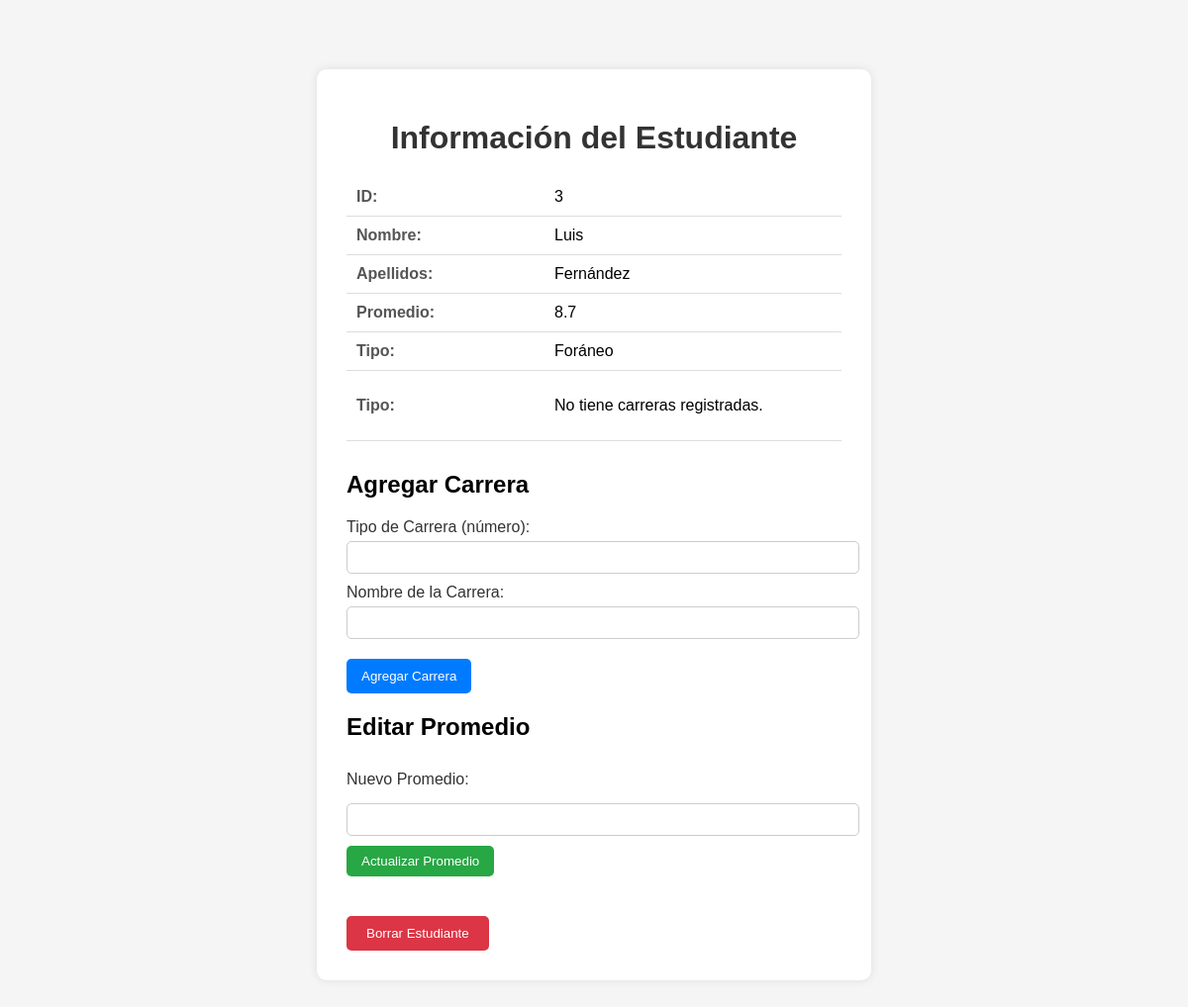
Page /myfirstapp/3/detalles/ on the committed database.
### myfirstapp/models.py (models this page shows, shortened)
class Estudiante(models.Model):
    nombre = models.CharField(max_length=200)
    apellidos = models.CharField(max_length=200)
    edad = models.IntegerField(default=0)
    promedio = models.FloatField(default=9.99)
    foraneo = models.BooleanField(default=False)

### myfirstapp/views.py (the view)
# urls.py: path("<int:estudiante_id>/detalles/", views.detalles,name="detalles"),
def detalles(request, estudiante_id):
    estudiante = get_object_or_404(Estudiante, pk=estudiante_id)
    carreras = estudiante.carrera_set.all()
    return render(request, "myfirstapp/detalles.html",
    {"estudiante": estudiante,"carreras": carreras} )

### myfirstapp/templates/myfirstapp/detalles.html (shortened to what this page needs)
<!DOCTYPE html>
<html>
  <head>
  </head>
  <body>
    <div class="container">
      <h1>Información del Estudiante</h1>
      {% if estudiante %}
        <table>
          <tr>
            <td class="label">ID:</td>
            <td>{{ estudiante.id }}</td>
          </tr>
          <tr>
            <td class="label">Nombre:</td>
            <td>{{ estudiante.nombre }}</td>
          </tr>
          <tr>
            <td class="label">Apellidos:</td>
            <td>{{ estudiante.apellidos }}</td>
          </tr>
          <tr>
            <td class="label">Promedio:</td>
            <td>{{ estudiante.promedio }}</td>
          </tr>
          <tr>
            <td class="label">Tipo:</td>
            <td>
              {% if estudiante.foraneo %}
                Foráneo
              {% else %}
                Local
              {% endif %}
            </td>
          </tr>
          <tr>
            <td class="label">Tipo:</td>
            <td>
              {% if carreras %}
                <ul>
                  {% for carrera in carreras %}
                    <li><strong>{{ carrera.nombre }}</strong> (Tipo: {{ carrera.tipo }})</li>
                  {% endfor %}
                </ul>
              {% else %}
                <p>No tiene carreras registradas.</p>
              {% endif %}
            </td>
          </tr>
        </table>
        <form action="" method="get" onsubmit="return redirectToCarrera(event)">
          <h2>Agregar Carrera</h2>
          <label>
            Tipo de Carrera (número):
            <input type="text" id="tipo" required>
          </label>
          <label>
            Nombre de la Carrera:
            <input type="text" id="nombre" required>
          </label>
          <input type="submit" value="Agregar Carrera">
        </form>
        <h2>Editar Promedio</h2>
        <form action="{% url 'myfirstapp:edita_estudiante' estudiante.id 'nuevo_promedio' %}" method="GET" onsubmit="this.action = this.action.replace('nuevo_promedio', this.promedio.value)">
          <label for="promedio">Nuevo Promedio:</label>
          <input type="text" name="promedio" required>
          <input type="submit" value="Actualizar Promedio" style="background-color: #28a745; color: white; padding: 8px 15px; border: none; border-radius: 5px; cursor: pointer; margin-top: 10px;">
        </form>
        <form action="{% url 'myfirstapp:borra_estudiante' estudiante.id %}" method="POST" onsubmit="return confirm('¿Estás seguro de que deseas borrar este estudiante?');">
            <input type="submit" value="Borrar Estudiante" style="background-color: #dc3545; color: white; border: none; padding: 10px 20px; border-radius: 5px; cursor: pointer;">
        </form>
      {% else %}
        <p>No se encontró información del estudiante.</p>
      {% endif %}
    </div>
  </body>
</html>

### myfirstapp/templates/myfirstapp/detalles.html (style rules this page uses)
body { font-family: Arial, sans-serif; background-color: #f5f5f5; margin: 0; padding: 20px; }
.container { max-width: 500px; margin: 50px auto; background-color: white; padding: 30px; border-radius: 10px; box-shadow: 0 0 10px rgba(0,0,0,0.1); }
h1 { text-align: center; color: #333; }
table { width: 100%; border-collapse: collapse; margin-top: 20px; }
td { padding: 10px; border-bottom: 1px solid #ddd; }
td.label { font-weight: bold; color: #555; width: 40%; }
form { margin-top: 30px; }
label { display: block; margin-bottom: 10px; color: #333; }
input[type="text"] { width: 100%; padding: 8px; margin-top: 5px; border: 1px solid #ccc; border-radius: 5px; }
input[type="submit"] { background-color: #007bff; color: white; border: none; padding: 10px 15px; border-radius: 5px; cursor: pointer; margin-top: 10px; }

### rows in the picture
Estudiante: id "3", nombre "Luis", apellidos "Fernández", promedio "8.7"
